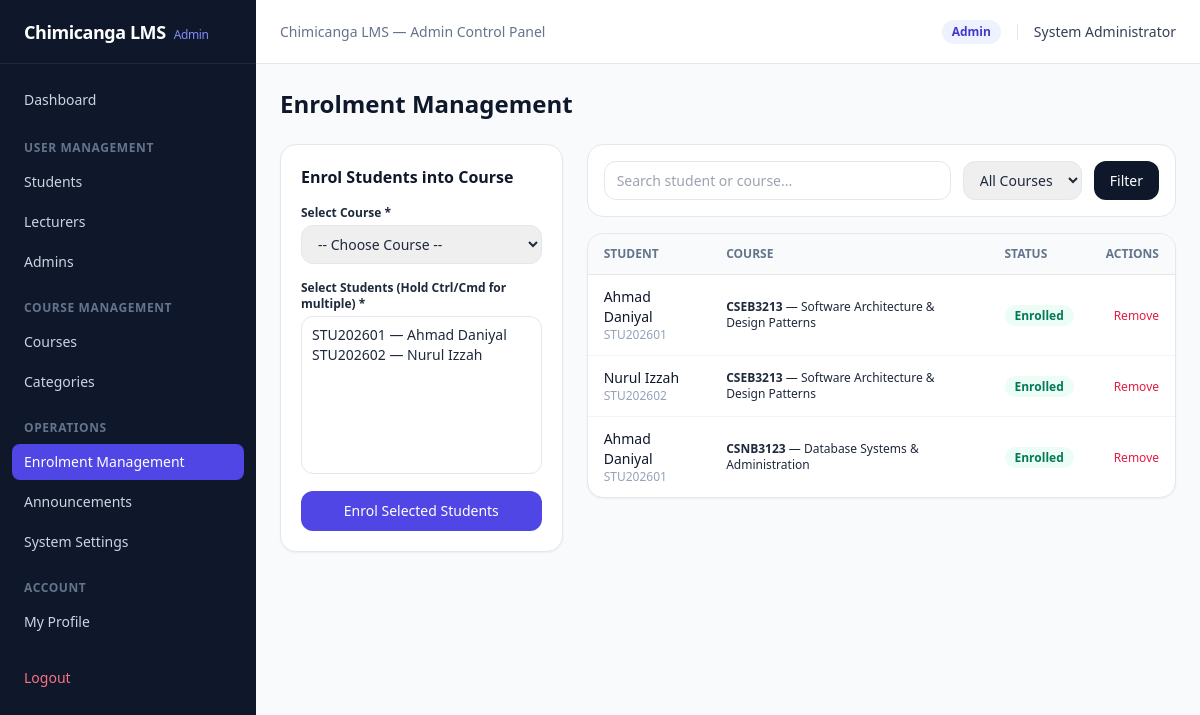
The app's page /admin/enrolments.php (signed in), older data.
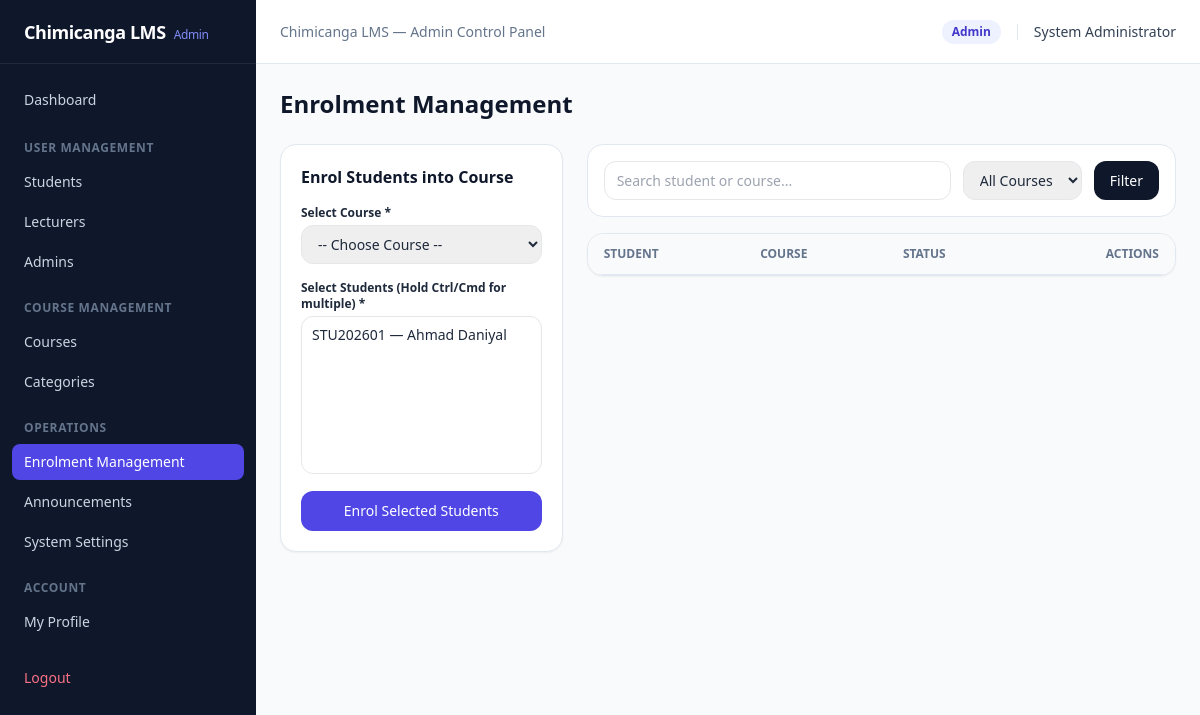
The same page, newer data.
### tables this page shows
CREATE TABLE `enrolments` (
  `enrolment_id` INT UNSIGNED AUTO_INCREMENT PRIMARY KEY,
  `course_id` INT UNSIGNED NOT NULL,
  `student_id` INT UNSIGNED NOT NULL,
  `status` ENUM('enrolled', 'pending', 'rejected') NOT NULL DEFAULT 'enrolled',
  `enrolled_at` TIMESTAMP DEFAULT CURRENT_TIMESTAMP,
  UNIQUE KEY `uq_course_student` (`course_id`, `student_id`),
  CONSTRAINT `fk_enrol_course` FOREIGN KEY (`course_id`) REFERENCES `courses`(`course_id`) ON DELETE CASCADE,
  CONSTRAINT `fk_enrol_student` FOREIGN KEY (`student_id`) REFERENCES `users`(`user_id`) ON DELETE CASCADE
);

CREATE TABLE `users` (
  `user_id` INT UNSIGNED AUTO_INCREMENT PRIMARY KEY,
  `staff_student_id` VARCHAR(30) NOT NULL UNIQUE,
  `full_name` VARCHAR(120) NOT NULL,
  `email` VARCHAR(150) NOT NULL UNIQUE,
  `password_hash` VARCHAR(255) NOT NULL,
  `role` ENUM('admin', 'lecturer', 'student') NOT NULL DEFAULT 'student',
  `department` VARCHAR(100) NULL,
  `phone` VARCHAR(30) NULL,
  `profile_photo` VARCHAR(255) NULL,
  `status` ENUM('active', 'inactive') NOT NULL DEFAULT 'active',
  `must_change_password` TINYINT(1) NOT NULL DEFAULT 0,
  `created_at` TIMESTAMP DEFAULT CURRENT_TIMESTAMP
);

CREATE TABLE `courses` (
  `course_id` INT UNSIGNED AUTO_INCREMENT PRIMARY KEY,
  `category_id` INT UNSIGNED NULL,
  `course_code` VARCHAR(25) NOT NULL UNIQUE,
  `title` VARCHAR(180) NOT NULL,
  `description` TEXT NULL,
  `credit_hours` TINYINT UNSIGNED NOT NULL DEFAULT 3,
  `status` ENUM('draft', 'published', 'archived') NOT NULL DEFAULT 'draft',
  `created_at` TIMESTAMP DEFAULT CURRENT_TIMESTAMP,
  CONSTRAINT `fk_courses_category` FOREIGN KEY (`category_id`) REFERENCES `categories`(`category_id`) ON DELETE SET NULL
);

### admin/enrolments.php (the view, shortened to what this page needs)
<?php
require_once __DIR__ . '/../includes/header.php';
$search = trim($_GET['search'] ?? '');
$sql = "
    SELECT e.*, c.course_code, c.title AS course_title, u.staff_student_id, u.full_name AS student_name, u.email
    FROM enrolments e
    JOIN courses c ON e.course_id = c.course_id
    JOIN users u ON e.student_id = u.user_id
    WHERE 1=1
";
$params = [];
$sql .= " ORDER BY e.enrolled_at DESC";
$stmt = $pdo->prepare($sql);
$stmt->execute($params);
$enrolments = $stmt->fetchAll();
$students = $pdo->query("SELECT user_id, staff_student_id, full_name FROM users WHERE role = 'student' AND status = 'active' ORDER BY full_name")->fetchAll();
?>
<h1 class="text-2xl font-bold text-slate-900 mb-6">Enrolment Management</h1>
<div class="grid grid-cols-1 lg:grid-cols-3 gap-6">
    <div class="bg-white rounded-2xl border border-slate-200 p-5 shadow-sm h-fit">
        <h2 class="text-base font-bold text-slate-900 mb-4">Enrol Students into Course</h2>
        <form action="../actions/enrolment_manage.php" method="POST" class="space-y-4">
            <div>
                <label class="block text-xs font-semibold mb-1">Select Course *</label>
                <select name="course_id" required class="w-full border rounded-xl px-3 py-2 text-sm">
                    <option value="">-- Choose Course --</option>
                </select>
            </div>
            <div>
                <label class="block text-xs font-semibold mb-1">Select Students (Hold Ctrl/Cmd for multiple) *</label>
                <select name="student_ids[]" multiple required size="7" class="w-full border rounded-xl p-2 text-sm">
                    <?php foreach ($students as $s): ?>
                        <option value="<?= (int)$s['user_id'] ?>">
                        </option>
                    <?php endforeach; ?>
                </select>
            </div>
            <button type="submit" class="w-full bg-indigo-600 hover:bg-indigo-700 text-white text-sm font-medium py-2.5 rounded-xl">
                Enrol Selected Students
            </button>
        </form>
    </div>
    <div class="lg:col-span-2 space-y-4">
        <form method="GET" class="bg-white p-4 rounded-2xl border border-slate-200 flex flex-wrap gap-3">
            <input type="text" name="search" value="<?= htmlspecialchars($search) ?>" placeholder="Search student or course..." class="flex-1 border rounded-xl px-3 py-2 text-sm">
            <select name="course" class="border rounded-xl px-3 py-2 text-sm">
                <option value="0">All Courses</option>
            </select>
            <button type="submit" class="bg-slate-900 text-white text-sm px-4 py-2 rounded-xl">Filter</button>
        </form>
        <div class="bg-white rounded-2xl border border-slate-200 shadow-sm overflow-x-auto">
            <table class="w-full text-left text-sm">
                <thead>
                    <tr class="border-b border-slate-200 bg-slate-50 text-xs font-semibold uppercase text-slate-500">
                        <th class="py-3 px-4">Student</th>
                        <th class="py-3 px-4">Course</th>
                        <th class="py-3 px-4">Status</th>
                        <th class="py-3 px-4 text-right">Actions</th>
                    </tr>
                </thead>
                <tbody class="divide-y divide-slate-100">
                    <?php foreach ($enrolments as $e): ?>
                        <tr>
                            <td class="py-3 px-4">
                                <div class="font-medium text-slate-900"><?= htmlspecialchars($e['student_name']) ?></div>
                                <div class="text-xs text-slate-400"><?= htmlspecialchars($e['staff_student_id']) ?></div>
                            </td>
                            <td class="py-3 px-4 text-xs">
                                <span class="font-bold"><?= htmlspecialchars($e['course_code']) ?></span> — <?= htmlspecialchars($e['course_title']) ?>
                            </td>
                            <td class="py-3 px-4">
                                <span class="px-2.5 py-0.5 rounded-full text-xs font-semibold capitalize <?= $e['status'] === 'enrolled' ? 'bg-emerald-50 text-emerald-700' : ($e['status'] === 'pending' ? 'bg-amber-50 text-amber-700' : 'bg-rose-50 text-rose-700') ?>">
                                    <?= htmlspecialchars($e['status']) ?>
                                </span>
                            </td>
                            <td class="py-3 px-4 text-right space-x-2">
                                <form action="../actions/enrolment_manage.php" method="POST" class="inline" onsubmit="return confirm('Remove student from this course?');">
                                    <button type="submit" class="text-xs text-rose-600 hover:underline">Remove</button>
                                </form>
                            </td>
                        </tr>
                    <?php endforeach; ?>
                </tbody>
            </table>
        </div>
    </div>
</div>
<?php require_once __DIR__ . '/../includes/footer.php'; ?>

Row changes from the older to the newer data that the page shows:
removed enrolments: student.full_name "Ahmad Daniyal", student.staff_student_id "STU202601", course.course_code "CSEB3213", course.title "Software Architecture & Design Patterns", status "Enrolled"
removed enrolments: student.full_name "Nurul Izzah", student.staff_student_id "STU202602", course.course_code "CSEB3213", course.title "Software Architecture & Design Patterns", status "Enrolled"
removed enrolments: student.full_name "Ahmad Daniyal", student.staff_student_id "STU202601", course.course_code "CSNB3123", course.title "Database Systems & Administration", status "Enrolled"
Text that changed along with them:
form field value: "STU202601 — Ahmad Daniyal / STU202602 — Nurul Izzah" → "STU202601 — Ahmad Daniyal"
